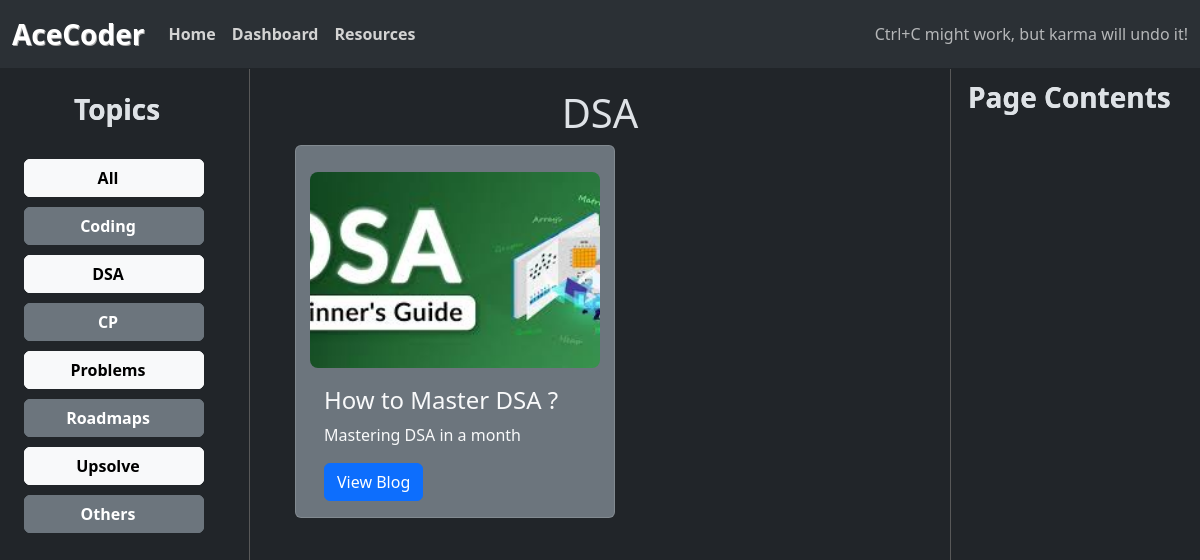
Screenshot of /resources/DSA/ with the database file from the repository.
### resources/models.py (models this page shows, shortened)
class PostTag(models.Model):
    post_tag = models.CharField(max_length = 100, unique = True)

class Post(models.Model):
    tittle = models.CharField(max_length = 200)
    created_on = models.DateField()
    edited_on = models.DateField()
    description = models.CharField(max_length = 200)
    post = models.TextField()
    banner = models.ImageField(upload_to = 'gallery/', blank = True, null = True)
    pictures = models.ImageField(upload_to = 'gallery/', blank = True, null = True)
    author = models.CharField(max_length = 100)
    tags = models.ManyToManyField(PostTag)

### resources/views.py (the view)
# urls.py: path('<str:tag>/', views.tag_posts, name='tag_posts'),  # resources/dsa/
def tag_posts(request, tag):
    all_tags = PostTag.objects.all()
    tag_obj = get_object_or_404(PostTag, post_tag=tag)
    blogs = Post.objects.filter(tags = tag_obj)
    return render(request, 'tag_post.html', {"tag": tag, "blogs": blogs, "all_tags": all_tags})

### resources/templates/tag_post.html (shortened to what this page needs)
{% extends "resources_base.html" %}
{% load static %}
{% block content %}
    {% block left_sidebar %}
        <div class="left-sidebar-container">
            <h3 style='font-weight: bold; padding-left: 50px'> Topics </h3> <br>
            <ul class='right-bar'>
                <a href="{% url "resources_home" %}"><li><button class="btn btn-light" style="width: 180px;">All</button></li></a>
                {% for tag in all_tags %}
                <a href="{% url "tag_posts" tag.post_tag %}"><li><button {% if forloop.counter|divisibleby:2 %} class="btn btn-light" {% else %} class="btn btn-secondary" {% endif %} style="width: 180px;">{{ tag.post_tag }}</button></li></a>
                {% endfor %}
            </ul>
        </div>
    {% endblock %}
    {% block right_sidebar %}
        <div class="right-sidebar-container">
            <h3 style='font-weight: bold; padding-left: 5px; margin-bottom: 30px'> Page Contents </h3>
        </div>
    {% endblock %}
    <h1 style="text-align: center">{{tag}}</h1>
    <div class = "container row gap-3">
        {% if blogs %}
            {% for blog in blogs|slice:":4" %}
                <div class="card text-light bg-secondary" style="width: 20rem;">
                    <br>
                    <img src="{{ blog.banner.url }}" class="card-img-top" alt="...">
                    <div class="card-body">
                        <h4 class="card-title">{{ blog.tittle }}</h4>
                        <p class="card-text">
                            {% if blog.description|length >= 50 %}
                                {{ blog.description|slice:":50" }} ...
                            {% else %}
                                {{ blog.description }}
                            {% endif %}
                        </p>
                        <a href="{% url "blog_page" blog.id %}" class="btn btn-primary">View Blog</a>
                    </div>
                </div>
            {% endfor %}
        {% else %}
            <h2> No Blogs created here .... </h2>
            <h2> Try Creating One ! </h2>
        {% endif %}
    </div>
{% endblock %}

### static/style.css (style rules this page uses)
.left-sidebar-container { position: fixed; left: 0; top: 69px; bottom: 0; width: 250px; border-right: 1px solid rgb(88, 88, 88); padding: 2%; z-index: 1; overflow: auto; overflow-y: scroll; }
.right-sidebar-container { position: fixed; right: 0; top: 69px; bottom: 0; width: 250px; border-left: 1px solid rgb(88, 88, 88); padding: 1%; z-index: 1; overflow: auto; overflow-y: scroll; }
.card-img-top { height: 200px; width: 100%; object-fit: cover; border-radius: 10px; padding: 2px; }

### resources/templates/resources_base.html (style rules this page uses)
ul.right-bar { list-style-type: none; padding-left: 0; }
ul.right-bar li { padding-bottom: 10px; }
ul.right-bar button { list-style-type: none; padding-left: 0; font-weight: bold; }

### rows the page displays
PostTag: post_tag "Coding"
PostTag: post_tag "DSA"
PostTag: post_tag "CP"
PostTag: post_tag "Problems"
PostTag: post_tag "Roadmaps"
PostTag: post_tag "Upsolve"
PostTag: post_tag "Others"
Post: banner (picture), tittle "How to Master DSA ?", description "Mastering DSA in a month"
